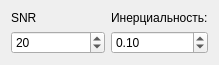
<?xml version="1.0" encoding="UTF-8"?>
<ui version="4.0">
 <class>MainWindow</class>
 <widget class="QDialog" name="MainWindow">
  <property name="geometry">
   <rect>
    <x>0</x>
    <y>0</y>
    <width>219</width>
    <height>59</height>
   </rect>
  </property>
  <property name="windowTitle">
   <string>Dialog</string>
  </property>
  <layout class="QGridLayout" name="gridLayout">
   <item row="0" column="0">
    <layout class="QVBoxLayout" name="verticalLayout">
     <item>
      <widget class="QLabel" name="label_2">
       <property name="text">
        <string>SNR</string>
       </property>
      </widget>
     </item>
     <item>
      <widget class="QSpinBox" name="snrSpinBox">
       <property name="minimum">
        <number>-100</number>
       </property>
       <property name="maximum">
        <number>100</number>
       </property>
       <property name="value">
        <number>20</number>
       </property>
      </widget>
     </item>
    </layout>
   </item>
   <item row="0" column="1">
    <layout class="QVBoxLayout" name="verticalLayout_2">
     <item>
      <widget class="QLabel" name="label">
       <property name="text">
        <string>Инерциальность:</string>
       </property>
      </widget>
     </item>
     <item>
      <widget class="QDoubleSpinBox" name="alphaSpinBox">
       <property name="maximum">
        <double>1.000000000000000</double>
       </property>
       <property name="singleStep">
        <double>0.010000000000000</double>
       </property>
       <property name="value">
        <double>0.100000000000000</double>
       </property>
      </widget>
     </item>
    </layout>
   </item>
  </layout>
 </widget>
 <resources/>
 <connections/>
</ui>
